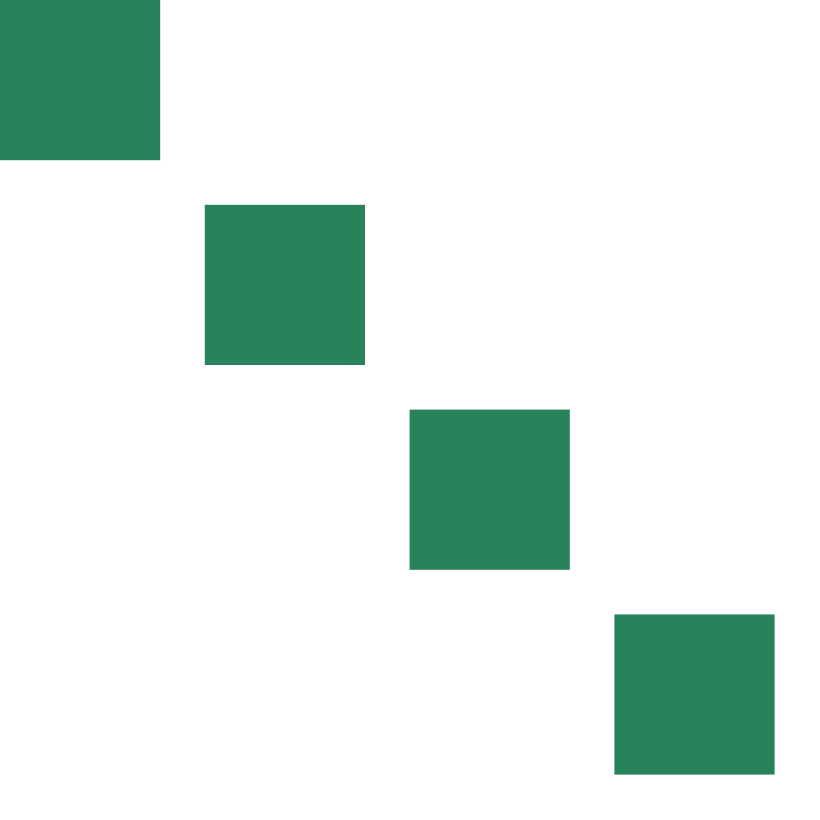
#> input picture tests/fixtures/large.png, 4096 x 4096 px (shown at 1/5 size)
$ python split_environment.py ../tests/fixtures/large.png
#> lines starting #> are read from the running program, lines starting #| are printed output that depends on the picture; after the words box and inside, x2 and y2 are one past the last pixel; in counts of white or black regions, pixels touching at a corner belong together
"""
Extractor de elementos individuales de una imagen PNG con transparencia.

El algoritmo no supone que los elementos estén organizados en una cuadrícula
ni que tengan forma rectangular. Construye una máscara a partir del canal alfa
y encuentra cada región mediante componentes conectados de 8 vecinos. El
recorte final conserva el alfa original, por lo que los bordes irregulares y
la antialiasing de cada elemento no se convierten en un rectángulo opaco.

Uso:
    python split_environment.py <imagen> [--output <carpeta>]
    python split_environment.py <imagen> --alpha-threshold 24 --min-area 64
"""

from __future__ import annotations

import argparse
import sys
from dataclasses import dataclass
from pathlib import Path

try:
    from PIL import Image
except ImportError:
    print("Error: Pillow no está instalado. Ejecuta: pip install Pillow")
    sys.exit(1)


@dataclass
class Component:
    """Información geométrica de una región detectada en la máscara."""

    left: int
    top: int
    right: int
    bottom: int
    area: int
    label: int = 0

    @property
    def width(self) -> int:
        return self.right - self.left

    @property
    def height(self) -> int:
        return self.bottom - self.top


def _find(parent: list[int], value: int) -> int:
    """Devuelve la raíz de un conjunto y comprime el camino."""
    root = value
    while parent[root] != root:
        root = parent[root]

    while parent[value] != value:
        next_value = parent[value]
        parent[value] = root
        value = next_value

    return root


def _union(parent: list[int], first: int, second: int) -> None:
    """Une dos etiquetas de componente."""
    first_root = _find(parent, first)
    second_root = _find(parent, second)
    if first_root != second_root:
        parent[second_root] = first_root


def _row_runs(row: bytes, alpha_threshold: int) -> list[tuple[int, int]]:
    """Devuelve intervalos [inicio, fin) de alfa activo en una fila."""
    runs: list[tuple[int, int]] = []
    start: int | None = None

    for x, alpha in enumerate(row):
        if alpha >= alpha_threshold:
            if start is None:
                start = x
        elif start is not None:
            runs.append((start, x))
            start = None

    if start is not None:
        runs.append((start, len(row)))

    return runs


def find_connected_components(
    alpha: Image.Image,
    alpha_threshold: int = 24,
    min_area: int = 64,
    min_width: int = 4,
    min_height: int = 4,
    *,
    include_labels: bool = False,
) -> list[Component] | tuple[list[Component], list[list[tuple[int, int, int]]]]:
    """Encuentra componentes 8-conectados usando etiquetado por intervalos.

    Se procesan intervalos horizontales en lugar de crear una lista Python por
    cada píxel. Esto evita depender de OpenCV/NumPy y mantiene razonable el
    consumo de memoria incluso para una lámina grande.

    Dos intervalos de filas consecutivas se consideran conectados si se
    solapan o si sus extremos están separados por un píxel diagonal. Ese es
    exactamente el criterio de conectividad de 8 vecinos.
    """
    if alpha.mode != "L":
        raise ValueError("alpha debe ser una imagen en escala de grises (modo L)")
    if not 0 <= alpha_threshold <= 254:
        raise ValueError("alpha_threshold debe estar entre 0 y 254")

    width, height = alpha.size
    alpha_bytes = alpha.tobytes()

    parent = [0]
    rows: list[list[tuple[int, int, int]]] = []
    previous_runs: list[tuple[int, int, int]] = []

    for y in range(height):
        row = alpha_bytes[y * width : (y + 1) * width]
        current_runs: list[tuple[int, int, int]] = []
        for start, end in _row_runs(row, alpha_threshold):
            overlapping_labels: list[int] = []

            # Solo se compara con los intervalos de la fila anterior. Ambos
            # listados están ordenados, así que se puede avanzar sin revisar
            # toda la imagen por cada píxel.
            for previous_start, previous_end, label in previous_runs:
                if previous_end < start:
                    continue
                if previous_start > end:
                    break
                overlapping_labels.append(label)

            if not overlapping_labels:
                label = len(parent)
                parent.append(label)
            else:
                label = overlapping_labels[0]
                for other_label in overlapping_labels[1:]:
                    _union(parent, label, other_label)

            current_runs.append((start, end, label))

        rows.append(current_runs)
        previous_runs = current_runs

    # Las uniones pueden haber fusionado etiquetas después de que se crearan.
    # En esta segunda pasada se calculan los datos definitivos de cada raíz.
    stats: dict[int, list[int]] = {}
    for y, row_runs in enumerate(rows):
        for start, end, label in row_runs:
            root = _find(parent, label)
            if root not in stats:
                stats[root] = [end - start, start, y, end, y + 1]
            else:
                stat = stats[root]
                stat[0] += end - start
                stat[1] = min(stat[1], start)
                stat[2] = min(stat[2], y)
                stat[3] = max(stat[3], end)
                stat[4] = max(stat[4], y + 1)

    components = [
        Component(left, top, right, bottom, area, label)
        for label, (area, left, top, right, bottom) in stats.items()
        if area >= min_area
        and right - left >= min_width
        and bottom - top >= min_height
    ]
    components.sort(key=lambda item: (item.top, item.left))
    if include_labels:
        normalized_rows = [
            [
                (start, end, _find(parent, label))
                for start, end, label in row_runs
            ]
            for row_runs in rows
        ]
        return components, normalized_rows

    return components


def _component_alpha(
    alpha: Image.Image,
    component: Component,
    rows: list[list[tuple[int, int, int]]],
    box: tuple[int, int, int, int],
) -> Image.Image:
    """Crea una máscara alfa que contiene únicamente un componente.

    Los bounding boxes pueden cruzarse aunque las siluetas no se toquen. Por
    eso no basta con recortar la imagen: se copian solo los intervalos que
    pertenecen a la etiqueta del componente actual y se transparenta el resto.
    """
    left, top, right, bottom = box
    crop_width = right - left
    crop_height = bottom - top
    source = alpha.crop(box).tobytes()
    isolated = bytearray(len(source))

    for global_y in range(top, bottom):
        local_y = global_y - top
        for start, end, label in rows[global_y]:
            if label != component.label:
                continue

            copy_left = max(start, left)
            copy_right = min(end, right)
            if copy_left >= copy_right:
                continue

            local_left = local_y * crop_width + copy_left - left
            local_right = local_y * crop_width + copy_right - left
            isolated[local_left:local_right] = source[local_left:local_right]

    return Image.frombytes("L", (crop_width, crop_height), bytes(isolated))


def split_environment(
    image_path: str | Path,
    output_dir: str | Path | None = None,
    *,
    alpha_threshold: int = 24,
    min_area: int = 64,
    min_size: int = 4,
    padding: int = 2,
) -> list[str]:
    """Extrae cada elemento conectado de un PNG con transparencia.

    Args:
        image_path: Ruta a la imagen PNG.
        output_dir: Carpeta de salida. Por defecto, ``<nombre>_elements``.
        alpha_threshold: Alfa mínimo que se considera parte del objeto. Un
            valor de 24 elimina halos casi transparentes sin cortar los bordes
            principales de ``enviroment.png``.
        min_area: Área mínima de una región en píxeles. Elimina polvo/ruido.
        min_size: Ancho y alto mínimos de una región.
        padding: Píxeles adicionales alrededor del bounding box.

    Returns:
        Lista de rutas a las imágenes generadas.
    """
    if not 0 <= alpha_threshold <= 254:
        raise ValueError("alpha-threshold debe estar entre 0 y 254")
    if min_area < 1:
        raise ValueError("min-area debe ser mayor que cero")
    if min_size < 1:
        raise ValueError("min-size debe ser mayor que cero")
    if padding < 0:
        raise ValueError("padding no puede ser negativo")

    source_path = Path(image_path)
    if not source_path.exists():
        raise FileNotFoundError(f"No se encontró el archivo '{source_path}'")

    with Image.open(source_path) as source:
        image = source.convert("RGBA")

    width, height = image.size
    alpha = image.getchannel("A")
    components, component_rows = find_connected_components(
        alpha,
        alpha_threshold=alpha_threshold,
        min_area=min_area,
        min_width=min_size,
        min_height=min_size,
        include_labels=True,
    )

    print(f"Imagen cargada: {width}x{height} px")
    print(f"Máscara alfa: threshold >= {alpha_threshold}")
    print(f"Componentes válidos: {len(components)}")

    if not components:
        print("No quedaron componentes después de aplicar los filtros.")
        return []

    destination = (
        Path(output_dir)
        if output_dir is not None
        else source_path.parent / f"{source_path.stem}_elements"
    )
    destination.mkdir(parents=True, exist_ok=True)

    saved_files: list[str] = []
    for index, component in enumerate(components):
        left = max(0, component.left - padding)
        top = max(0, component.top - padding)
        right = min(width, component.right + padding)
        bottom = min(height, component.bottom + padding)

        crop_box = (left, top, right, bottom)
        sprite = image.crop(crop_box)
        sprite.putalpha(_component_alpha(alpha, component, component_rows, crop_box))
        output_path = destination / f"{source_path.stem}_{index:03d}.png"
        sprite.save(output_path, "PNG")
        saved_files.append(str(output_path))
        print(
            f"  [{index + 1}/{len(components)}] {output_path.name} "
            f"({sprite.width}x{sprite.height}px, área={component.area})"
        )

    print(f"\nListo: {len(saved_files)} elementos guardados en {destination}")
    return saved_files


def main():
    parser = argparse.ArgumentParser(
        description="Extrae elementos irregulares de un PNG mediante alfa y componentes conectados."
    )
    parser.add_argument("image", help="Ruta al archivo de imagen del spritesheet")
    parser.add_argument(
        "--output",
        "-o",
        help="Carpeta de salida (por defecto: <nombre>_elements/)",
        default=None,
    )
    parser.add_argument(
        "--alpha-threshold",
        "-a",
        help="Alfa mínimo para detectar un objeto (default: 24)",
        type=int,
        default=24,
    )
    parser.add_argument(
        "--min-area",
        help="Área mínima de una región en píxeles (default: 64)",
        type=int,
        default=64,
    )
    parser.add_argument(
        "--min-size", "-m",
        help="Ancho y alto mínimos en píxeles (default: 4)",
        type=int,
        default=4,
    )
    parser.add_argument(
        "--padding", "-p",
        help="Píxeles de padding alrededor de cada sprite (default: 2)",
        type=int,
        default=2,
    )

    args = parser.parse_args()
    try:
        split_environment(
            args.image,
            args.output,
            alpha_threshold=args.alpha_threshold,
            min_area=args.min_area,
            min_size=args.min_size,
            padding=args.padding,
        )
#> in split_environment, source is the input picture: PIL image 4096x4096 RGBA; mean R, G, B, A 6.1, 19.9, 13.8, 39
#> in split_environment, `alpha = image.getchannel("A")`:
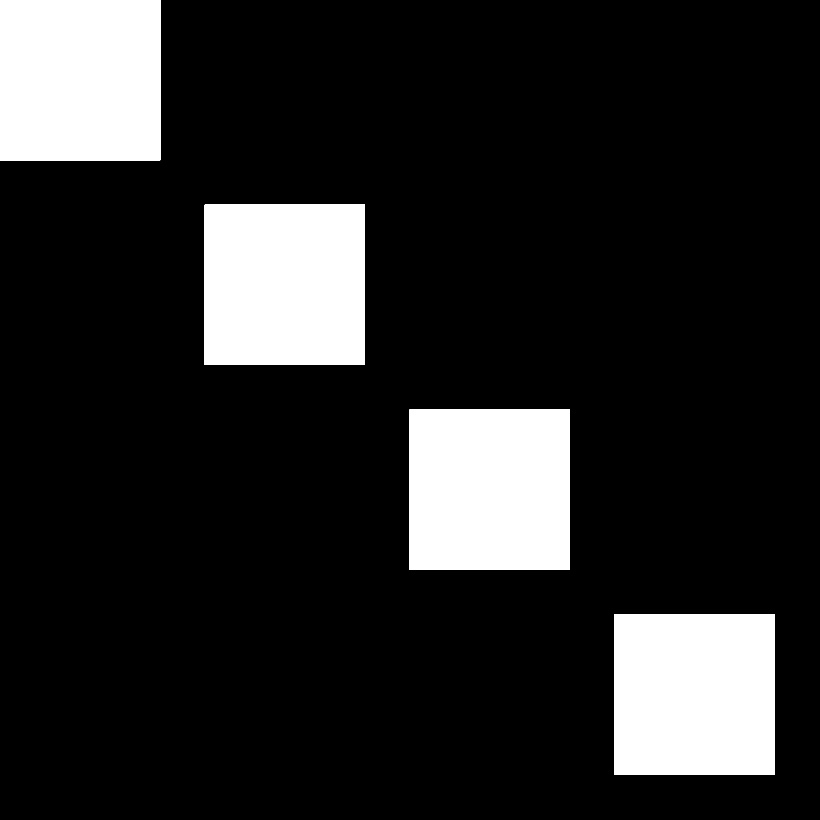
#> alpha: PIL image 4096x4096 L (shown at 1/5 size); 15.3% white; 4 white regions, box (x1, y1, x2, y2) and area: (0, 0, 801, 801) 641601, (1024, 1024, 1825, 1825) 641601, (2048, 2048, 2849, 2849) 641601, (3072, 3072, 3873, 3873) 641601
#> after the loop in find_connected_components, `for y in range(height):`: overlapping_labels = [4]; parent = [0, 1, 2, 3, 4]; rows = 4096 items
#> after the loop in find_connected_components, `for y, row_runs in enumerate(rows):`: stats = {1: [641601, 0, 0, 801, 801], 2: [641601, 1024, 1024, 1825, 1825], 3: [641601, 2048, 2048, 2849, 2849], 4: [641601, 3072, 3072, 3873, 3873]}
#> in find_connected_components, `components = [ Component(left, top, right, bottom, area, label) for la..`: components = 4 items
#> in find_connected_components, `normalized_rows = [ [ (start, end, _find(parent, label)) for start, en..`: normalized_rows = 4096 items
#> in split_environment, `components, component_rows = find_connected_components( alpha, alpha_t..`: components = 4 items; component_rows = 4096 items
#| Imagen cargada: 4096x4096 px
#| Componentes válidos: 4
#> the loop in split_environment, `for index, component in enumerate(components):` made 4 passes
#> (crop_width in _component_alpha, crop_height in _component_alpha) on passes 1 to 4: (803, 803), (805, 805), (805, 805), (805, 805)
#|   [1/4] large_000.png (803x803px, área=641601)
#|   [2/4] large_001.png (805x805px, área=641601)
#|   [3/4] large_002.png (805x805px, área=641601)
#|   [4/4] large_003.png (805x805px, área=641601)
#> pass 1, in split_environment, `sprite = image.crop(crop_box)`:
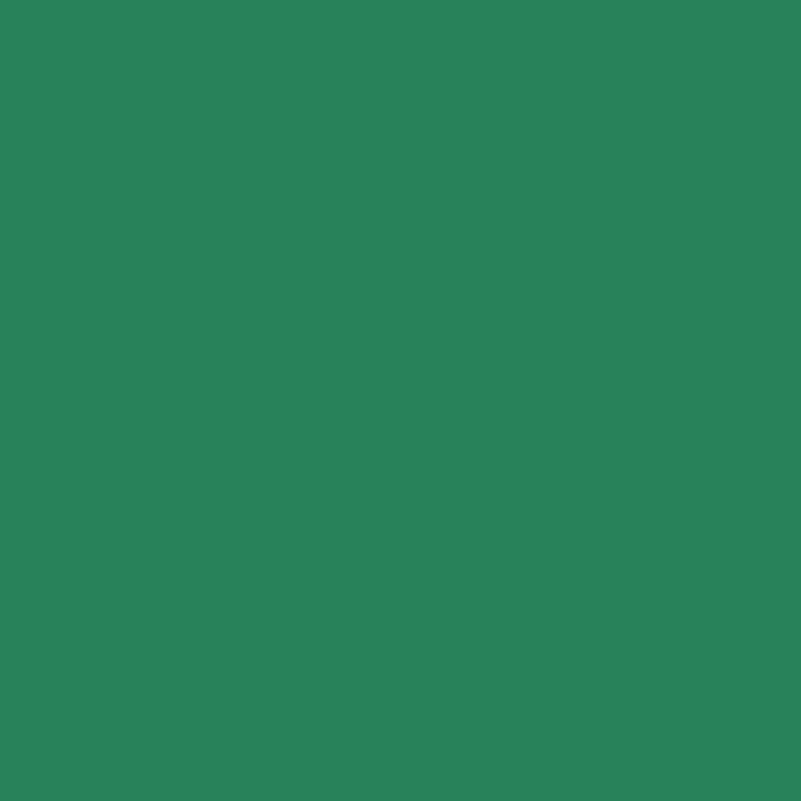
#> sprite: PIL image 803x803 RGBA; mean R, G, B, A 39.8, 129.4, 89.6, 253.7; transparent parts drawn white
#> after the loop in split_environment, `for index, component in enumerate(components):`: saved_files = 4 items
#| Listo: 4 elementos guardados en ../tests/fixtures/large_elements
    except (FileNotFoundError, ValueError) as error:
        parser.error(str(error))


if __name__ == "__main__":
    main()
